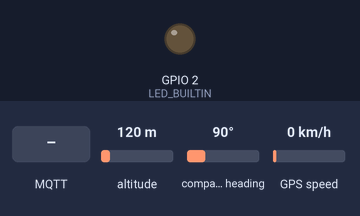
Recording of a sketch running on a simulated ESP8266 (NodeMCU). Shown: output pins drawn as LEDs (lit = HIGH, except the on-board LED, lit = LOW). Inputs (shaded band) come from the test bench; at power-on: altitude 120 m, compass heading 90°, GPS speed 0 km/h. WiFi joins after 1.5 s; servers stay silent unless stated; network time is answered at once with the bench clock; the local clock reads 2024-03-15 10:24:30 at power-on unless the sketch sets it; storage starts empty; the GPS gets a fix after 3 s at 37.7749, -122.4194 with 8 satellites; no MQTT or app messages arrive unless stated; what the sketch prints to the serial monitor is not drawn.

Above: at 6.7 s.
6.8 s: MQTT message "1" arrives on the first subscribed topic
At 9.9 s:
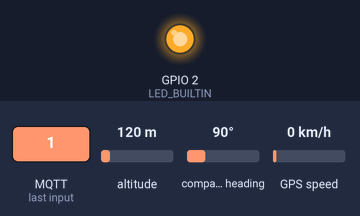
13.1 s: MQTT message "on" arrives on the first subscribed topic
19.2 s: MQTT message "off" arrives on the first subscribed topic
Timing chart, 0 to 31.2 s (numbered marks = the images above; inputs shaded):
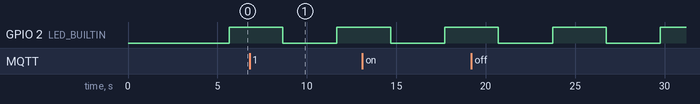

The sketch:

tracker.ino
```cpp
#include "secrets.h"
#include "FS.h"
#include <TinyGPS++.h>
#include <SoftwareSerial.h>
#include <ESP8266WiFi.h>
#include <PubSubClient.h>
#include <NTPClient.h>
#include <WiFiUdp.h>

TinyGPSPlus gps;  // The TinyGPS++ object
SoftwareSerial serial_connection(4, 5); // The serial connection to the GPS device
// Update these with values suitable for your network.

WiFiUDP ntpUDP;
NTPClient timeClient(ntpUDP, "pool.ntp.org");

void callback(char* topic, byte* payload, unsigned int length) {
  Serial.print("Message arrived [");
  Serial.print(topic);
  Serial.print("] ");
  for (int i = 0; i < length; i++) {
    Serial.print((char)payload[i]);
  }
  Serial.println();

}
WiFiClientSecure espClient;
PubSubClient client(AWS_DOMAIN, 8883, callback, espClient); //set MQTT port number to 8883 as per //standard
long lastMsg = 0;
char msg[50];
int value = 0;


void setup_wifi() {

  delay(10);
  // We start by connecting to a WiFi network
  espClient.setBufferSizes(512, 512);
  Serial.println();
  Serial.print("Connecting to ");
  Serial.println(WIFI_SSID);

  WiFi.begin(WIFI_SSID, WIFI_PASSWORD);

  while (WiFi.status() != WL_CONNECTED) {
    delay(500);
    Serial.print(".");
  }

  Serial.println("");
  Serial.println("WiFi connected");
  Serial.println("IP address: ");
  Serial.println(WiFi.localIP());

  timeClient.begin();
  while(!timeClient.update()){
    timeClient.forceUpdate();
  }

  espClient.setX509Time(timeClient.getEpochTime());

}

void reconnect() {
  // Loop until we're reconnected
  while (!client.connected()) {
    Serial.print("Attempting MQTT connection...");
    // Attempt to connect
    if (client.connect("ESPthing")) {
      Serial.println("connected");
      // Once connected, publish an announcement...
      client.publish("outTopic", "hello world");
      // ... and resubscribe
      client.subscribe("inTopic");
    } else {
      Serial.print("failed, rc=");
      Serial.print(client.state());
      Serial.println(" try again in 5 seconds");

      char buf[256];
      espClient.getLastSSLError(buf,256);
      Serial.print("WiFiClientSecure SSL error: ");
      Serial.println(buf);

      // Wait 5 seconds before retrying
      delay(5000);
    }
  }
}

void setup() {

  Serial.begin(115200);
  serial_connection.begin(9600);//This opens up communications to the GPS

  Serial.setDebugOutput(true);
  // initialize digital pin LED_BUILTIN as an output.
  pinMode(LED_BUILTIN, OUTPUT);
  setup_wifi();
  delay(1000);
  if (!SPIFFS.begin()) {
    Serial.println("Failed to mount file system");
    return;
  }

  Serial.print("Heap: "); Serial.println(ESP.getFreeHeap());

  // Load certificate file
  File cert = SPIFFS.open("/cert.der", "r"); //replace cert.crt eith your uploaded file name
  if (!cert) {
    Serial.println("Failed to open cert file");
  }
  else {
    Serial.println("Success to open cert file");
  }


  delay(1000);

  if (espClient.loadCertificate(cert))
    Serial.println("cert loaded");
  else
    Serial.println("cert not loaded");

  // Load private key file
  File private_key = SPIFFS.open("/private.der", "r"); //replace private eith your uploaded file name
  if (!private_key) {
    Serial.println("Failed to open private cert file");
  }
  else
    Serial.println("Success to open private cert file");

  delay(1000);

  if (espClient.loadPrivateKey(private_key))
    Serial.println("private key loaded");
  else
    Serial.println("private key not loaded");

  // Load CA file
  File ca = SPIFFS.open("/ca.der", "r"); //replace ca eith your uploaded file name
  if (!ca) {
    Serial.println("Failed to open ca ");
  }
  else
    Serial.println("Success to open ca");

  delay(1000);

  if(espClient.loadCACert(ca))
    Serial.println("ca loaded");
  else
    Serial.println("ca failed");

  Serial.print("Heap: "); Serial.println(ESP.getFreeHeap());
}

void loop() {

  if (!client.connected()) {
    reconnect();
  }
  client.loop();

  // Check GPS coordinates
  while(serial_connection.available())//While there are characters to come from the GPS
  {
    gps.encode(serial_connection.read());//This feeds the serial NMEA data into the library one char at a time
  }
  if(gps.location.isUpdated())//This will pretty much be fired all the time anyway but will at least reduce it to only after a package of NMEA data comes in
  {
    //Get the latest info from the gps object which it derived from the data sent by the GPS unit
    Serial.println("Satellite Count:");
    Serial.println(gps.satellites.value());
    Serial.println("Latitude:");
    double lat = gps.location.lat();
    Serial.println(gps.location.lat(), 6);
    double lng = gps.location.lng();
    Serial.println("Longitude:");
    Serial.println(gps.location.lat(), 6);
    Serial.println("Speed MPH:");
    Serial.println(gps.speed.mph());
    Serial.println("Altitude Feet:");
    Serial.println(gps.altitude.feet());
    Serial.println("");


    long now = millis();
    if (now - lastMsg > 2000) {
      lastMsg = now;
      ++value;
      snprintf (msg, 75, "{\"latitude\": \"%d.%02d\",\"longitude\": \"%d.%02d\"}", (int)lat, (int)(lat*1000000)%1000000, (int)lng, (int)(lng*1000000)%1000000 );
      Serial.print("Publish message: ");
      Serial.println(msg);
      client.publish(AWS_IOT_PUBLISH_TOPIC, msg);
      Serial.print("Heap: "); Serial.println(ESP.getFreeHeap()); //Low heap can cause problems
    }

  }

  digitalWrite(LED_BUILTIN, HIGH); // turn the LED on (HIGH is the voltage level)
  delay(3000); // wait for a second
  digitalWrite(LED_BUILTIN, LOW); // turn the LED off by making the voltage LOW
  delay(3000); // wait for a second
}
```

secrets.h
```cpp
#include <pgmspace.h>

#define SECRET
#define THINGNAME ""

const char WIFI_SSID[] = "";
const char WIFI_PASSWORD[] = "";
const char AWS_DOMAIN[] = "";
const char AWS_IOT_PUBLISH_TOPIC[] = "";
```

Measured:
- by itself, GPIO 2 (LED_BUILTIN): alternates HIGH for 3.0 s and LOW for 3.0 s
